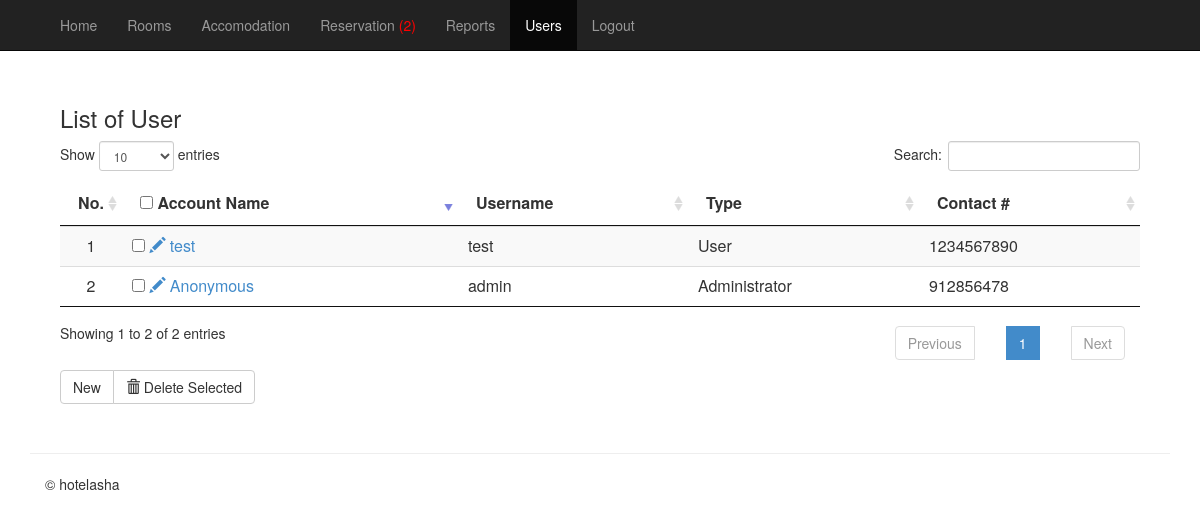
Screenshot of /admin/mod_users/index.php (signed in) with the database file from the repository.
### tables this page shows
CREATE TABLE `tbluseraccount` (
  `USERID` int(11) NOT NULL,
  `UNAME` varchar(30) NOT NULL,
  `USER_NAME` varchar(30) NOT NULL,
  `UPASS` varchar(90) NOT NULL,
  `ROLE` varchar(30) NOT NULL,
  `PHONE` int(11) NOT NULL
);

### admin/mod_users/index.php (called while the page is built, shortened)
<?php
require_once("../../includes/initialize.php");
require_once '../themes/backendTemplate.php';
?>

### includes/functions.php (called while the page is built, shortened)
<?php
	function currentpage(){
		$this_page = $_SERVER['SCRIPT_NAME'];
	    $bits = explode('/',$this_page);
		 return $bits[3];
	}
?>

### includes/database.php (called while the page is built, shortened)
<?php
class Database {
	var $sql_string = '';
	private $conn;
	public function open_connection() {
		$this->conn = mysqli_connect(DB_SERVER,DB_USER,DB_PASS);
		if(!$this->conn){
			echo "Problem in database connection! Contact administrator!";
			exit();
		}else{
			$db_select = mysqli_select_db($this->conn,DB_NAME);
		}
	}
	function setQuery($sql='') {
		$this->sql_string=$sql;
	}
	function executeQuery() {
		$result = mysqli_query($this->conn,$this->sql_string);
		return $result;
	}
	private function confirm_query($result) {
		return $result;
	}
	function loadResultList( $key='' ) {
		$cur = $this->executeQuery();
		$array = array();
		while ($row = mysqli_fetch_object($cur)) {
			if ($key) {
				$array[$row->$key] = $row;
			} else {
				$array[] = $row;
			}
		}
		return $array;
	}
}
$mydb = new Database();
?>

### admin/mod_users/list.php (the view, shortened to what this page needs)
<div class="container">
			<div class="panel-body">
				<h3 align="left">List of User</h3>
			    <form action="controller.php?action=delete" Method="POST">
					<table id="example" class="table table-striped" cellspacing="0">
				  <thead>
				  	<tr >
				  		<th>No.</th>
				  		<th>
				  		 <input type="checkbox" name="chkall" id="chkall" onclick="return checkall('selector[]');">
				  		 Account Name</th>
				  		<th>Username</th>
				  		<th>Type</th>
						<th>Contact #</th>
				  	</tr>
				  </thead>
				  <tbody>
				  	<?php
				  		$mydb->setQuery("SELECT * FROM `tbluseraccount`");
				  		$cur = $mydb->loadResultList();
						foreach ($cur as $result) {
				  		echo '<tr>';
						echo '<td width="5%" align="center"></td>';
				  		echo '<td><input type="checkbox" name="selector[]" id="selector[]" value="'.$result->USERID. '"/>
				  				<a  href="index.php?view=edit&id='.$result->USERID.'">  <span class="glyphicon glyphicon-pencil">
				  				<a href="index.php?view=edit&id='.$result->USERID.'">' . ' '.$result->UNAME.'</a></td>';
				  		echo '<td>'. $result->USER_NAME.'</td>';
				  		echo '<td>'. $result->ROLE.'</td>';
				  		echo '<td>'. $result->PHONE.'</td>';
				  		echo '</tr>';
				  	}
				  	?>
				  </tbody>
				</table>
				<div class="btn-group">
				  <a href="index.php?view=add" class="btn btn-default">New</a>
				  <button type="submit" class="btn btn-default" name="delete"><span class="glyphicon glyphicon-trash"></span> Delete Selected</button>
				</div>
				</form>
	  		</div>
</div>

### admin/themes/backendTemplate.php (shortened to what this page needs)
<!DOCTYPE html>
<html lang="en">
<head>
	<link href="<?php echo WEB_ROOT; ?>admin/css/bootstrap.min.css" rel="stylesheet">
	<link href="<?php echo WEB_ROOT; ?>admin/css/dataTables.bootstrap.css" rel="stylesheet" media="screen">
	<link rel="stylesheet" type="text/css" href="<?php echo WEB_ROOT; ?>admin/css/jquery.dataTables.css">
	<link href="<?php echo WEB_ROOT; ?>admin/css/bootstrap-datetimepicker.min.css" rel="stylesheet" media="screen">
</head>
<link href="<?php echo WEB_ROOT; ?>admin/css/offcanvas.css" rel="stylesheet">
<body>
	<div class="navbar navbar-fixed-top navbar-inverse" role="navigation">
		<div class="container">
			<div class="collapse navbar-collapse">
				<ul class="nav navbar-nav">
					<li class="<?php echo (currentpage() == 'index.php') ? "active" : false; ?>"><a href="<?php echo WEB_ROOT; ?>admin/index.php">Home</a></li>
					<li class="<?php echo (currentpage() == 'mod_room') ? "active" : false; ?>"><a href="<?php echo WEB_ROOT; ?>admin/mod_room/index.php">Rooms</a></li>
					<li class="<?php echo (currentpage() == 'mod_accomodation') ? "active" : false; ?>"><a href="<?php echo WEB_ROOT; ?>admin/mod_accomodation/index.php">Accomodation</a></li>
					<li class="<?php echo (currentpage() == 'mod_reservation') ? "active" : false; ?>">
						<?php
						$query = "SELECT count(*) as 'Total' FROM `tblpayment` WHERE `STATUS`='Pending'";
						$mydb->setQuery($query);
						$cur = $mydb->loadResultList();
						foreach ($cur as $result) {
						?>
							<a href="<?php echo WEB_ROOT; ?>admin/mod_reservation/index.php">Reservation <?php echo  isset($result->Total) ? '<span style="color:red">(' . $result->Total . ')</span>' : ''; ?> </a>
						<?php
						}
						?>
					</li>
					<li class="<?php echo (currentpage() == 'mod_reports') ? "active" : false; ?>"><a href="<?php echo WEB_ROOT; ?>admin/mod_reports/index.php">Reports</a></li>
					<?php if ($_SESSION['ADMIN_UROLE'] == "Administrator") { ?>
						<li class="<?php echo (currentpage() == 'mod_users') ? "active" : false; ?>"><a href="<?php echo WEB_ROOT; ?>admin/mod_users/index.php">Users</a></li>
					<?php } ?>
					<li class="<?php echo (currentpage() == 'logout.php') ? "active" : false; ?>"><a class="toggle-modal" href="#logout">Logout</a></li>
				</ul>
			</div>
		</div>
	</div>
	<div class="container">
		<?php require_once $content; ?>
		<hr>
		<footer>
			<p>&copy;
				hotelasha
			</p>
		</footer>
	</div>
</body>
</html>

### admin/css/offcanvas.css (style rules this page uses)
body { padding-top: 70px; }
footer { padding-left: 15px; padding-right: 15px; }

### rows the page displays
tbluseraccount: UNAME "Anonymous", USER_NAME "admin", ROLE "Administrator", PHONE "912856478"
tbluseraccount: UNAME "test", USER_NAME "test", ROLE "User", PHONE "1234567890"

### other values shown
$result->Total "2"
